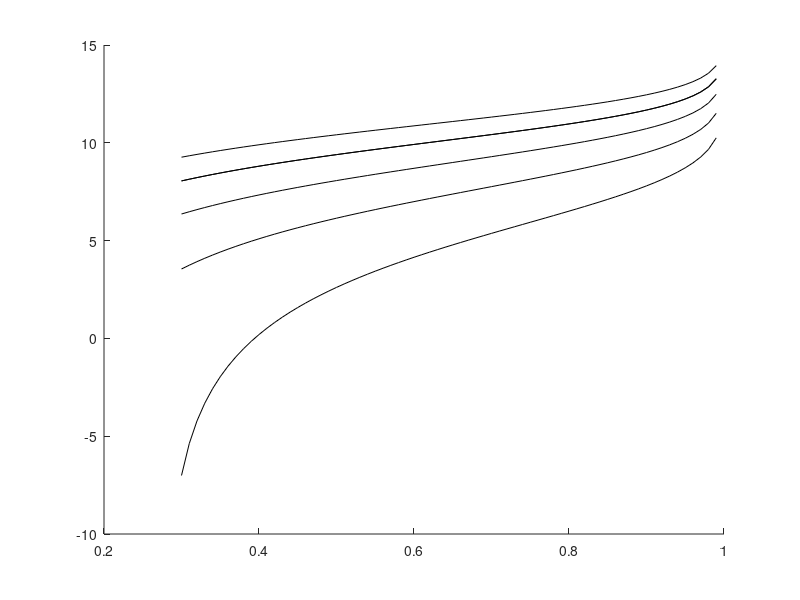

MATLAB code to generate this figure:

numPulses = 1;
probabilityDetection = 0.3:0.01:1;
probabilityFalseAlarm = 10^(-1);
%10^(-8):10^(-1):10^(-1);

A = log(0.62/probabilityFalseAlarm);
B = log((probabilityDetection)./(1-probabilityDetection));

SNR1 = -5 .* log10(numPulses) + (6.2 + (4.54)./(sqrt(numPulses + 0.44))) .* log10(A + 0.12 .* A .* B + 1.7 .* B);

probabilityFalseAlarm = 10^(-2);
A = log(0.62/probabilityFalseAlarm);
SNR2 = -5 .* log10(numPulses) + (6.2 + (4.54)./(sqrt(numPulses + 0.44))) .* log10(A + 0.12 .* A .* B + 1.7 .* B);

probabilityFalseAlarm = 10^(-3);
A = log(0.62/probabilityFalseAlarm);
SNR3 = -5 .* log10(numPulses) + (6.2 + (4.54)./(sqrt(numPulses + 0.44))) .* log10(A + 0.12 .* A .* B + 1.7 .* B);

probabilityFalseAlarm = 10^(-4);
A = log(0.62/probabilityFalseAlarm);
SNR4 = -5 .* log10(numPulses) + (6.2 + (4.54)./(sqrt(numPulses + 0.44))) .* log10(A + 0.12 .* A .* B + 1.7 .* B);

probabilityFalseAlarm = 10^(-4);
A = log(0.62/probabilityFalseAlarm);
SNR5 = -5 .* log10(numPulses) + (6.2 + (4.54)./(sqrt(numPulses + 0.44))) .* log10(A + 0.12 .* A .* B + 1.7 .* B);

probabilityFalseAlarm = 10^(-5);
A = log(0.62/probabilityFalseAlarm);
SNR6 = -5 .* log10(numPulses) + (6.2 + (4.54)./(sqrt(numPulses + 0.44))) .* log10(A + 0.12 .* A .* B + 1.7 .* B);

hold on;
plot(real(probabilityDetection),SNR1,'k')
plot(real(probabilityDetection),SNR2,'k')
plot(abs(probabilityDetection),SNR3,'k')
plot(abs(probabilityDetection),SNR4,'k')
plot(abs(probabilityDetection),SNR5,'k')
plot(abs(probabilityDetection),SNR6,'k')
hold off;

% 
% function createfigure(X1, YMatrix1)
% %CREATEFIGURE(X1, YMatrix1)
% %  X1:  vector of x data
% %  YMATRIX1:  matrix of y data
% 
% %  Auto-generated by MATLAB on 17-Oct-2018 14:24:52
% 
% % Create figure
% figure1 = figure;
% 
% % Create axes
% axes1 = axes('Parent',figure1);
% hold(axes1,'on');
% 
% % Create multiple lines using matrix input to plot
% plot(X1,YMatrix1,'Color',[0 0 0],'Parent',axes1);
% 
% % Create ylabel
% ylabel('Required SNR (dB)');
% 
% % Create xlabel
% xlabel('Desired P_D');
% 
% % Create title
% title('SNR Required to Successfully Detect an Object');
% 
% % Uncomment the following line to preserve the X-limits of the axes
% % xlim(axes1,[0.3 0.95]);
% box(axes1,'on');
% grid(axes1,'on');
% % Set the remaining axes properties
% set(axes1,'XTick',...
%     [0.3 0.35 0.4 0.45 0.5 0.55 0.6 0.65 0.7 0.75 0.8 0.85 0.9 0.95],'YTick',...
%     [-10 -8 -6 -4 -2 0 2 4 6 8 10 12 14 15]);
% % Create textbox
% annotation(figure1,'textbox',...
%     [0.142666666666666 0.552980132450332 0.0474375000000001 0.0695364238410596],...
%     'String','P_{fa} = 10^{-2}',...
%     'LineStyle','none',...
%     'FitBoxToText','off');
% 
% % Create textbox
% annotation(figure1,'textbox',...
%     [0.179645833333333 0.382450331125828 0.0474375000000001 0.0695364238410596],...
%     'String','P_{fa} = 10^{-1}',...
%     'LineStyle','none',...
%     'FitBoxToText','off');
% 
% % Create textbox
% annotation(figure1,'textbox',...
%     [0.139541666666666 0.632450331125826 0.0474375000000001 0.0695364238410596],...
%     'String','P_{fa} = 10^{-3}',...
%     'LineStyle','none',...
%     'FitBoxToText','off');
% 
% % Create textbox
% annotation(figure1,'textbox',...
%     [0.14475 0.685430463576156 0.0474375000000001 0.0695364238410596],...
%     'String','P_{fa} = 10^{-4}',...
%     'LineStyle','none',...
%     'FitBoxToText','off');
% 
% % Create textbox
% annotation(figure1,'textbox',...
%     [0.1463125 0.745033112582777 0.0474375000000001 0.0695364238410596],...
%     'String','P_{fa} = 10^{-5}',...
%     'LineStyle','none',...
%     'FitBoxToText','off');
% 

